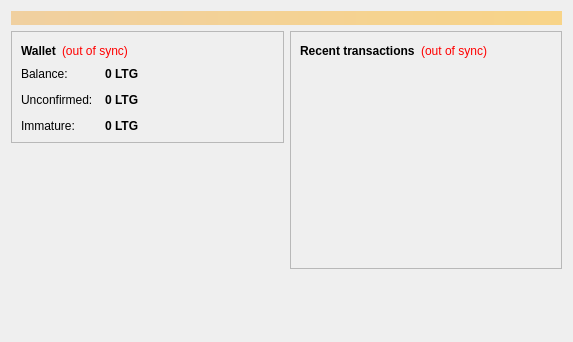
<?xml version="1.0" encoding="UTF-8"?>
<ui version="4.0">
 <class>OverviewPage</class>
 <widget class="QWidget" name="OverviewPage">
  <property name="geometry">
   <rect>
    <x>0</x>
    <y>0</y>
    <width>573</width>
    <height>342</height>
   </rect>
  </property>
  <property name="windowTitle">
   <string>Form</string>
  </property>
  <layout class="QVBoxLayout" name="topLayout">
   <item>
    <widget class="QLabel" name="labelAlerts">
     <property name="visible">
      <bool>false</bool>
     </property>
     <property name="styleSheet">
      <string notr="true">background-color: qlineargradient(x1: 0, y1: 0, x2: 1, y2: 0, stop:0 #F0D0A0, stop:1 #F8D488); color:#000000;</string>
     </property>
     <property name="wordWrap">
      <bool>true</bool>
     </property>
     <property name="margin">
      <number>3</number>
     </property>
    </widget>
   </item>
   <item>
    <layout class="QHBoxLayout" name="horizontalLayout" stretch="1,1">
     <item>
      <layout class="QVBoxLayout" name="verticalLayout_2">
       <item>
        <widget class="QFrame" name="frame">
         <property name="frameShape">
          <enum>QFrame::StyledPanel</enum>
         </property>
         <property name="frameShadow">
          <enum>QFrame::Raised</enum>
         </property>
         <layout class="QVBoxLayout" name="verticalLayout_4">
          <item>
           <layout class="QHBoxLayout" name="horizontalLayout_4">
            <item>
             <widget class="QLabel" name="label_5">
              <property name="font">
               <font>
                <weight>75</weight>
                <bold>true</bold>
               </font>
              </property>
              <property name="text">
               <string>Wallet</string>
              </property>
             </widget>
            </item>
            <item>
             <widget class="QLabel" name="labelWalletStatus">
              <property name="toolTip">
               <string>The displayed information may be out of date. Your wallet automatically synchronizes with the LitecoinGold network after a connection is established, but this process has not completed yet.</string>
              </property>
              <property name="styleSheet">
               <string notr="true">QLabel { color: red; }</string>
              </property>
              <property name="text">
               <string notr="true">(out of sync)</string>
              </property>
              <property name="alignment">
               <set>Qt::AlignLeading|Qt::AlignLeft|Qt::AlignVCenter</set>
              </property>
             </widget>
            </item>
            <item>
             <spacer name="horizontalSpacer_2">
              <property name="orientation">
               <enum>Qt::Horizontal</enum>
              </property>
              <property name="sizeHint" stdset="0">
               <size>
                <width>40</width>
                <height>20</height>
               </size>
              </property>
             </spacer>
            </item>
           </layout>
          </item>
          <item>
           <layout class="QFormLayout" name="formLayout_2">
            <property name="fieldGrowthPolicy">
             <enum>QFormLayout::AllNonFixedFieldsGrow</enum>
            </property>
            <property name="horizontalSpacing">
             <number>12</number>
            </property>
            <property name="verticalSpacing">
             <number>12</number>
            </property>
            <item row="0" column="0">
             <widget class="QLabel" name="label">
              <property name="text">
               <string>Balance:</string>
              </property>
             </widget>
            </item>
            <item row="0" column="1">
             <widget class="QLabel" name="labelBalance">
              <property name="font">
               <font>
                <weight>75</weight>
                <bold>true</bold>
               </font>
              </property>
              <property name="cursor">
               <cursorShape>IBeamCursor</cursorShape>
              </property>
              <property name="toolTip">
               <string>Your current balance</string>
              </property>
              <property name="text">
               <string notr="true">0 LTG</string>
              </property>
              <property name="textInteractionFlags">
               <set>Qt::LinksAccessibleByMouse|Qt::TextSelectableByKeyboard|Qt::TextSelectableByMouse</set>
              </property>
             </widget>
            </item>
            <item row="1" column="0">
             <widget class="QLabel" name="label_3">
              <property name="text">
               <string>Unconfirmed:</string>
              </property>
             </widget>
            </item>
            <item row="1" column="1">
             <widget class="QLabel" name="labelUnconfirmed">
              <property name="font">
               <font>
                <weight>75</weight>
                <bold>true</bold>
               </font>
              </property>
              <property name="cursor">
               <cursorShape>IBeamCursor</cursorShape>
              </property>
              <property name="toolTip">
               <string>Total of transactions that have yet to be confirmed, and do not yet count toward the current balance</string>
              </property>
              <property name="text">
               <string notr="true">0 LTG</string>
              </property>
              <property name="textInteractionFlags">
               <set>Qt::LinksAccessibleByMouse|Qt::TextSelectableByKeyboard|Qt::TextSelectableByMouse</set>
              </property>
             </widget>
            </item>
            <item row="2" column="0">
             <widget class="QLabel" name="labelImmatureText">
              <property name="text">
               <string>Immature:</string>
              </property>
             </widget>
            </item>
            <item row="2" column="1">
             <widget class="QLabel" name="labelImmature">
              <property name="font">
               <font>
                <weight>75</weight>
                <bold>true</bold>
               </font>
              </property>
              <property name="toolTip">
               <string>Mined balance that has not yet matured</string>
              </property>
              <property name="text">
               <string notr="true">0 LTG</string>
              </property>
              <property name="textInteractionFlags">
               <set>Qt::LinksAccessibleByMouse|Qt::TextSelectableByKeyboard|Qt::TextSelectableByMouse</set>
              </property>
             </widget>
            </item>
           </layout>
          </item>
         </layout>
        </widget>
       </item>
       <item>
        <spacer name="verticalSpacer">
         <property name="orientation">
          <enum>Qt::Vertical</enum>
         </property>
         <property name="sizeHint" stdset="0">
          <size>
           <width>20</width>
           <height>40</height>
          </size>
         </property>
        </spacer>
       </item>
      </layout>
     </item>
     <item>
      <layout class="QVBoxLayout" name="verticalLayout_3">
       <item>
        <widget class="QFrame" name="frame_2">
         <property name="frameShape">
          <enum>QFrame::StyledPanel</enum>
         </property>
         <property name="frameShadow">
          <enum>QFrame::Raised</enum>
         </property>
         <layout class="QVBoxLayout" name="verticalLayout">
          <item>
           <layout class="QHBoxLayout" name="horizontalLayout_2">
            <item>
             <widget class="QLabel" name="label_4">
              <property name="text">
               <string>&lt;b&gt;Recent transactions&lt;/b&gt;</string>
              </property>
             </widget>
            </item>
            <item>
             <widget class="QLabel" name="labelTransactionsStatus">
              <property name="toolTip">
               <string>The displayed information may be out of date. Your wallet automatically synchronizes with the LitecoinGold network after a connection is established, but this process has not completed yet.</string>
              </property>
              <property name="styleSheet">
               <string notr="true">QLabel { color: red; }</string>
              </property>
              <property name="text">
               <string notr="true">(out of sync)</string>
              </property>
              <property name="alignment">
               <set>Qt::AlignRight|Qt::AlignTrailing|Qt::AlignVCenter</set>
              </property>
             </widget>
            </item>
            <item>
             <spacer name="horizontalSpacer">
              <property name="orientation">
               <enum>Qt::Horizontal</enum>
              </property>
              <property name="sizeHint" stdset="0">
               <size>
                <width>40</width>
                <height>20</height>
               </size>
              </property>
             </spacer>
            </item>
           </layout>
          </item>
          <item>
           <widget class="QListView" name="listTransactions">
            <property name="styleSheet">
             <string notr="true">QListView { background: transparent; }</string>
            </property>
            <property name="frameShape">
             <enum>QFrame::NoFrame</enum>
            </property>
            <property name="verticalScrollBarPolicy">
             <enum>Qt::ScrollBarAlwaysOff</enum>
            </property>
            <property name="horizontalScrollBarPolicy">
             <enum>Qt::ScrollBarAlwaysOff</enum>
            </property>
            <property name="selectionMode">
             <enum>QAbstractItemView::NoSelection</enum>
            </property>
           </widget>
          </item>
         </layout>
        </widget>
       </item>
       <item>
        <spacer name="verticalSpacer_2">
         <property name="orientation">
          <enum>Qt::Vertical</enum>
         </property>
         <property name="sizeHint" stdset="0">
          <size>
           <width>20</width>
           <height>40</height>
          </size>
         </property>
        </spacer>
       </item>
      </layout>
     </item>
    </layout>
   </item>
  </layout>
 </widget>
 <resources/>
 <connections/>
</ui>
